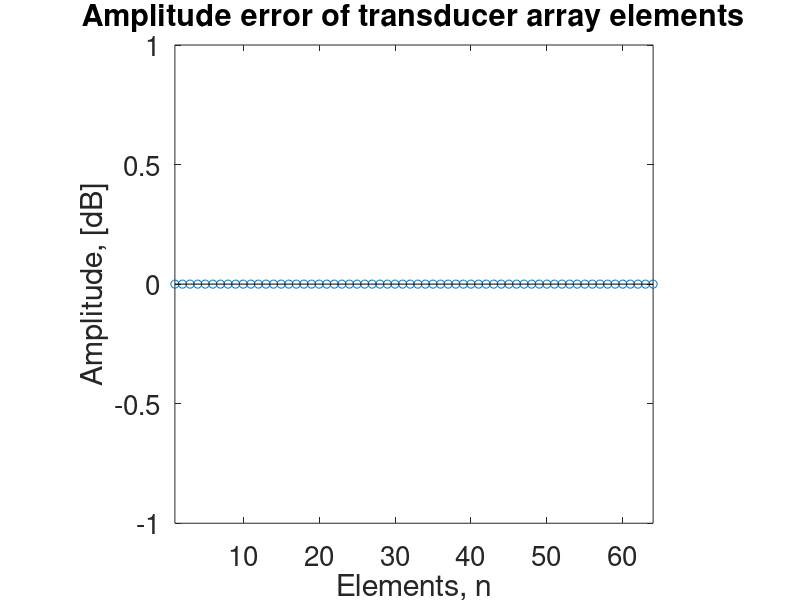
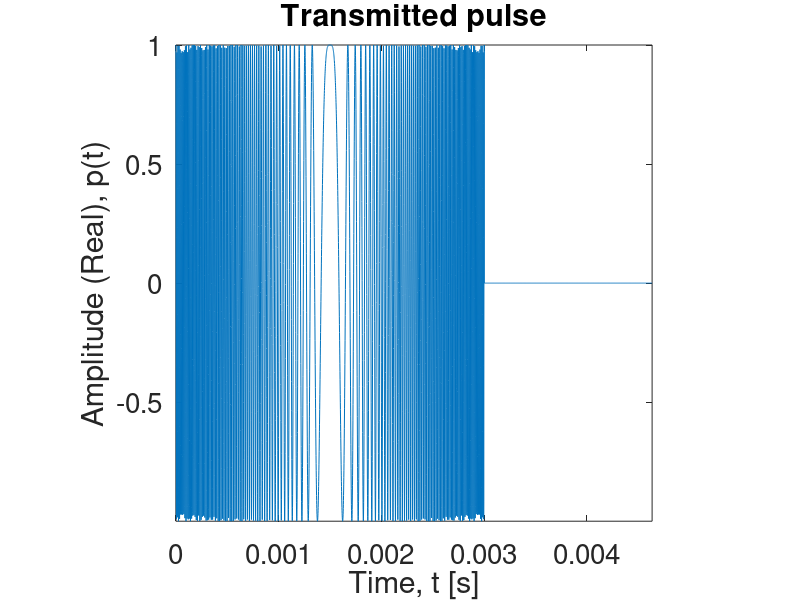
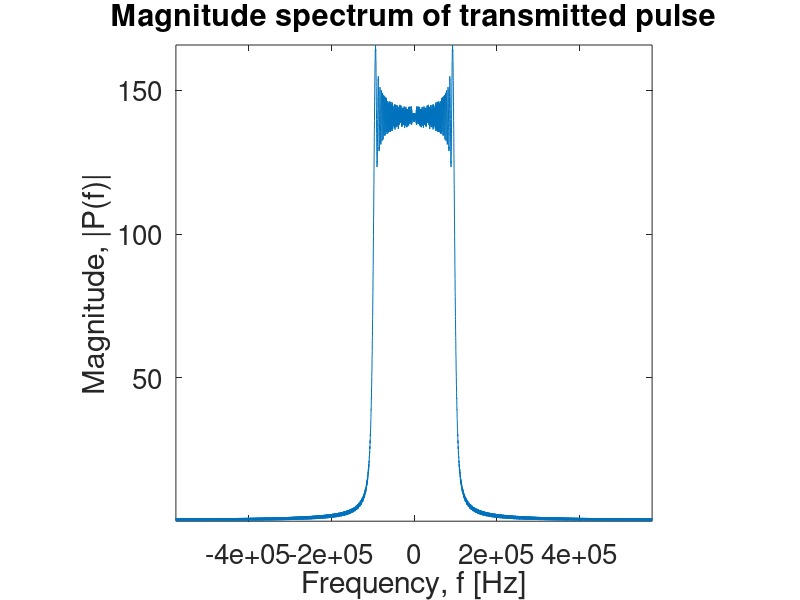
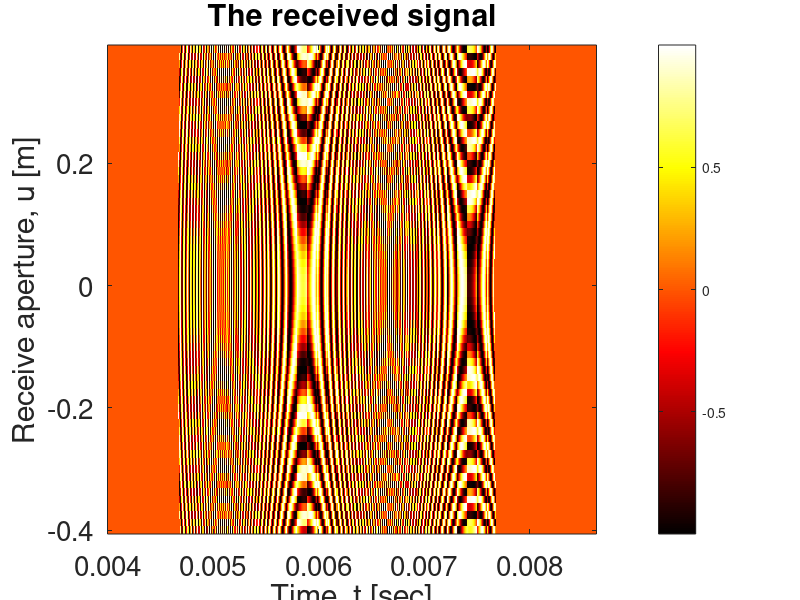

Reproduce these figures in MATLAB, in order.
%% FAN BEAM IMAGING VERSION 2: SPATIAL-TEMPORAL
% This code simulates fan beam imaging on a given plane using a single
% transmit element and an array of receive elements.
% In this version, spatial beamforming is carried out first before temporal
% pulse compression

%% OPTIONS
clear all
close all
clc

% Figure print parameters
szAxScale = 20;
szAxLabel1 = 20;
szAxLabel2 = 14;

% Automatic near field compensation
autoNFComp = 1; 

%% PULSE CONFIGURATION

c = 1500; % Propagation velocity in water
fc = 230e3; % Centre frequency
B = 200e3; % Bandwidth
B0 = B/2; % Baseband bandwidth
Tp = 3e-3; % Chirp pulse width
K = B0/Tp; % Chirp rate

beta = fc - B0;
lambda_c = c/fc;
lambda_max = c/(fc-B0);
lambda_min = c/(fc+B0);

%% TEMPORAL SAMPLING CONFIGURATION
fs = 5*fc; % Fast-time sampling rate
dt = 1/fs; % Fast-time sampling interval

%% RECEIVE-ARRAY CONFIGURATION

N = 64; % Number of elements in receive-array
d = 12.5e-3; % Element width
a = d;%3.8e-3; % Inter-element spacing
D = d*(N-1)+a; % Receive-array length (Synthetic aperture half-length)

du = D/N; % Element spacing (Synthetic aperture sampling interval)
zrx = 0; % Receiver array z-coordinate

rxCoords = [zeros(N,1) (du*(-N/2:N/2-1)).' ones(N,1)*zrx];
u = du*(-N/2:N/2-1);

elShading = 'rectangular';
% Divergence angle of a single receive element
switch elShading
    case 'rectangular'
        phi_D = asind(0.88*lambda_c/d);
    case 'triangular'
        phi_D = asind(1.27*lambda_c/d);
    otherwise
        phi_D = asind(0.88*lambda_c/d);
end;

arrayShading = 'rect';
switch arrayShading
    case 'rect'
        w = ones(N,1);
    case 'hamming'
        w = hamming(N);
    case 'hann'
        w = hann(N);
    case 'blackman-harris'
        w = window(@blackmanharris, N);
    case 'triangle'
        w = window(@triang, N);
    case 'chebyshev'
        w = window(@chebwin, N, 100);
    otherwise
        w = ones(N, 1);
end;

ampErrorInt = [0.001 0.05];
b1 = ampErrorInt(1);
b2 = ampErrorInt(2);
nFaultyElms = ceil(0.95*N); % Number of elements with amplitude errors

amp_error_type = 'none';
if strcmp(amp_error_type, 'none')
       ampErrorInt = [1, 1];
end;
switch amp_error_type 
    case 'none'
        amp_error = ones(1,N); % No amplitude error on each transmit element
    case 'random'
        rng('shuffle');        
        amp_error = b1+(b2-b1)*rand(1,N); % Random amplitude error on transmit elements
    case 'selected-random'
        rng('shuffle');
        faulty_elm = randi([1,N], nFaultyElms, 1);
        aperror = b1 + (b2-b1)*rand(1,nFaultyElms); % Random amplitude errors within the specified interval
        amp_error = ones(1,N);
        amp_error(faulty_elm) = aperror;
    otherwise
        amp_error = ones(1,N); % No amplitude error on each transmit element
end;

% figure('name','Amplitude error')
% stem(1:N, amp_error);
% title('Amplitude error of transducer array elements', 'fontsize', szAxLabel2)
% xlabel('Elements, n', 'fontsize', szAxLabel)
% ylabel('Amplitude', 'fontsize', szAxLabel)
% ylim([0 2]); xlim([1 N]);
% h_fig=get(gcf,'CurrentAxes');
% set(h_fig, 'fontsize', szAxScale);
% axis 'square'

figure('name','Amplitude error in dB')
stem(1:N, 20*log10(amp_error));
title('Amplitude error of transducer array elements', 'fontsize', szAxLabel2)
xlabel('Elements, n', 'fontsize', szAxLabel1)
ylabel('Amplitude, [dB]', 'fontsize', szAxLabel1)
xlim([1 N]);
h_fig=get(gcf,'CurrentAxes');
set(h_fig, 'fontsize', szAxScale);
axis 'square'


%% BEAM PROPERTIES

rFarField = D.^2/(lambda_c); % Far field distance of receive array
rFarField_min = D.^2/(lambda_max);
rFarField_max = D.^2/(lambda_min);

% Beam resolution
theta_3dB = asind(lambda_c/D); % Without aperture weighting

% Maximum view angle
theta_max = 2*asind(lambda_c/(2*du));

Nbeams = N*2-1; % Number of beams to be formed

%% IMAGING RANGE INTERVAL

Rmin = 3; % Minimum one-way range
Rmax = 4; % Maximum one-way range

Rc = Rmin + (Rmax - Rmin)/2; % Mean range
R0 = (Rmax-Rmin)/2;

if Rc < rFarField && autoNFComp == 1
    nFieldComp = 1;
else
    nFieldComp = 0;
end;

%% TEMPORAL SAMPLING VECTOR

Ts = 2*Rmin/c; % Fast-time sampling start time
Tf = 2*Rmax/c + Tp*1.1; % Fast-time sampling end time
n = 2*ceil((Tf - Ts)/(2*dt)); % Number of fast-time samples

df = 1/(n*dt);

t = Ts+dt*(0:n-1);
f = df*(-n/2:n/2-1);

%% TRANSMIT ELEMENT PROPERTIES

ztx = 0.1;  % z-coordinate of the transmit element
txCoord = [0, 0, ztx]; % Transmitter coordinate.

%% TARGET REGION PROPERTIES

Bmax = Rmax*sind(phi_D); % Maximum beamwidth of single element at the maximum range

Xc = Rc; %10; % Centre of the target region in the range direction
X0 = R0; %1; % Half swath-width of the target region

Yc = 0; % Centre of the target region in the cross-range direction
Y0 = D + Bmax/2; % Half-width of the target region in the cross-range direction

%% TARGET COORDINATES
% Target coordinates are specified in rectangular coordinates.

ntargets = 1;
targets = [Xc, 0, 0];

% ntargets = 1;
% targets = [Rc, 0.2*Y0, 0];

% ntargets = 2;
% targets = [Rc, 0.2*Y0, 0; Rc, -0.2*Y0, 0];

% ntargets = 3;
% targets = [Xc, 0, 0; Xc, 0.2*Y0, 0; Xc, -0.2*Y0, 0];

% ntargets = 3;
% targets = [Xc, 0, 0; Xc-15e-3, 0, 0; Xc+15e-3, 0, 0];

% ntargets = 9;
% targets = [Xc, 0, 0; Xc, 0.3*Y0, 0; Xc, -0.3*Y0, 0; ...
%     Xc-0.5*X0, 0, 0; Xc-0.5*X0, 0.3*Y0, 0; Xc-0.5*X0, -0.3*Y0, 0; ...
%     Xc+0.5*X0, 0, 0; Xc+0.5*X0, 0.3*Y0, 0; Xc+0.5*X0, -0.3*Y0, 0];

% ntargets = 8;
% targets = [10, 0, 0; 10, 0.5, 0;...
%     20, 0, 0; 20, 0.5, 0;...
%     30, 0, 0; 30, 0.5, 0;...
%     50, 0, 0; 50, 0.5, 0];

% ntargets = 5;
% targets = [Rc, 0, 0; Rc, 0.5*Y0, 0; Rc, -0.5*Y0, 0; Rc-0.5*R0, 0, 0; Rc+0.5*R0, 0, 0];

%% THE TRANSMITTED PULSE

td = t-Ts;
pha = 2*pi*(beta*(td) + K*td.^2);
pt = exp(1j*pha).*(td>=0 & td <= Tp);

pt = pt.*(exp(-1j*2*pi*fc*td)); % Basebanding
Pf = fftshift(fft(pt));

figure('name','Transmitted pulse (basebanded)')
plot(td, real(pt));
title('Transmitted pulse', 'fontsize', szAxLabel2)
xlabel('Time, t [s]', 'fontsize', szAxLabel1)
ylabel('Amplitude (Real), p(t)', 'fontsize', szAxLabel1)
h_fig=get(gcf,'CurrentAxes');
set(h_fig, 'fontsize', szAxScale);
axis 'square'; axis tight;

figure('name', 'Magnitude spectrum of basebanded transmitted signal')
plot(f, abs(Pf));
title('Magnitude spectrum of transmitted pulse', 'fontsize', szAxLabel2)
xlabel('Frequency, f [Hz]', 'fontsize', szAxLabel1)
ylabel('Magnitude, |P(f)|', 'fontsize', szAxLabel1)
h_fig=get(gcf,'CurrentAxes');
set(h_fig, 'fontsize', szAxScale);
axis 'square'; axis tight

%% THE RECEIVED SIGNAL

% 2D array to hold the signal received by each receiving element:
stu = zeros(N, n); 

for i = 1:N % For each receiver element...
    for j = 1:ntargets % ... for each target ...
        
        % Vector connecting target to transmitter:
        temp1.x = targets(j,1) - txCoord(1);
        temp1.y = targets(j,2) - txCoord(2);
        temp1.z = targets(j,3) - txCoord(3);        
        temp1.abs = (temp1.x^2 + temp1.y^2 + temp1.z^2).^0.5;
        
        % Vector connecting target to ith receiver:
        temp2.x = targets(j,1) - rxCoords(i,1);
        temp2.y = targets(j,2) - rxCoords(i,2);
        temp2.z = targets(j,3) - rxCoords(i,3);
        temp2.abs = (temp2.x^2 + temp2.y^2 + temp2.z^2).^0.5;
        
        % Two-way delay from transmitter to target to ith receiver:
        R = (temp1.abs + temp2.abs);
        tau = R/c;
        td = t - tau;
                
        % The phase contribution of nth target:
        pha = 2*pi*(beta*td + K*td.^2);
        
        % Received signal:
        stu(i,:) = stu(i,:) + amp_error(i)*(exp(1j*pha).*(td <= Tp & td >= 0));
    end;
end;

G = real(stu);
figure('name', 'The received signal')
colormap(hot(256));
imagesc(t, u, G);
title('The received signal', 'fontsize', szAxLabel2)
xlabel('Time, t [sec]', 'fontsize', szAxLabel1)
ylabel('Receive aperture, u [m]', 'fontsize', szAxLabel1)
axis 'square'; axis 'xy'; colorbar
h_fig=get(gcf,'CurrentAxes');
set(h_fig, 'fontsize', szAxScale);

% figure('name', 'Received signal from reference element')
% plot(t,real(stu(Nelm/2+1,:)))
% title('Received signal from reference element', 'fontsize', szAxLabel2)
% xlabel('Time, t [s]', 'fontsize', szAxLabel1)
% ylabel('Amplitude (real), s_i(t)', 'fontsize', szAxLabel1)
% h_fig=get(gcf,'CurrentAxes');
% set(h_fig, 'fontsize', szAxScale);
% axis 'square'; axis tight;

%% PREPROCESSING - RECEIVED SIGNAL BASEBANDING

% Baseband conversion
stu = stu .* (ones(N,1)*exp(-1j*2*pi*fc*t));

G = real(stu);
figure('name', 'The received signal after basebanding')
colormap(hot(256));
imagesc(t, u, G);
title('The received signal after basebanding', 'fontsize', szAxLabel2)
xlabel('Time, t [sec]', 'fontsize', szAxLabel1)
ylabel('Receive aperture, u [m]', 'fontsize', szAxLabel1)
axis 'square'; axis 'xy'; colorbar
h_fig=get(gcf,'CurrentAxes');
set(h_fig, 'fontsize', szAxScale);

%% PREPROCESSING - ARRAY SHADING FUNCTION

% Applying the array shading function to the received data
w = w*ones(1,n);
stu = stu.*w;

G = real(stu);
figure('name', 'The received signal after applying artificial shading')
colormap(hot(256));
imagesc(t, u, G);
title(['The received signal after applying artificial shading - ', arrayShading], 'fontsize', szAxLabel2)
xlabel('Time, t [sec]', 'fontsize', szAxLabel1)
ylabel('Receive aperture, u [m]', 'fontsize', szAxLabel1)
axis 'square'; axis 'xy'; colorbar
h_fig=get(gcf,'CurrentAxes');
set(h_fig, 'fontsize', szAxScale);

%% NEAR-FIELD COMPENSATION

Sfu = fftshift((fft(stu.')).',2);

% Compensation for near-field effects
if nFieldComp == 1
    compFilter = zeros(N,n);
    for k = -N/2:N/2-1
        td_comp = ((k*du).^2/(2*Xc))/c;
        compFilter(k+N/2+1,:) = exp(+1j*2*pi*(f+fc)*td_comp);
    end;
    
    Sfu = Sfu.*compFilter;
end;

stu = (ifft(fftshift(Sfu,2).')).';

%% DELAY-SUM BEAMFORMER

% deltaR = 0.25*(c/(2*B));
% Nr = 2*ceil((Rmax - Rmin)/(2*deltaR));
% r = Rmin + deltaR*(0:Nr-1);
% 
% fBeam = zeros(Ntheta, Nr); % The reconstruction matrix with N-beams and n range bins
% 
% % Beam angle vector
% theta_s = dtheta*(-Ntheta/2:Ntheta/2-1);
% 
% for i = -Ntheta/2:Ntheta/2-1 % For each beam angle ...
%     i+Ntheta/2+1
% 
%     for j = 1:Nr % ... at each range ...
%         Sfoc = 0.0;
%         
%         % The reference coordinate in rectangular coordinates:
%         % (x =  Rcos(theta), y = Rsin(theta), z)
%         refCoord = [r(j)*cosd(theta_s(i+Ntheta/2+1)), r(j)*sind(theta_s(i+Ntheta/2+1)), zrx];        
%         
%         % Vector connecting transmitter to the reference coordinate:
%         temp1.x = refCoord(1) - txCoord(1);
%         temp1.y = refCoord(2) - txCoord(2);
%         temp1.z = refCoord(3) - txCoord(3);
%         temp1.abs = (temp1.x^2+temp1.y^2+temp1.z^2).^0.5;        
%         
%         % Vector connecting reference (middle) receiver to the reference
%         % coordinate:
%         temp2.x = refCoord(1) - rxCoords(Nelm/2+1,1);
%         temp2.y = refCoord(2) - rxCoords(Nelm/2+1,2);
%         temp2.z = refCoord(3) - rxCoords(Nelm/2+1,3);
%         temp2.abs = (temp2.x^2+temp2.y^2+temp2.z^2).^0.5;
%         
%         % Two-way range to the reference coordinate
%         rRef = temp1.abs + temp2.abs;
%         
%         % Two-way delay to the reference coordinate
%         tRef = rRef/c;
%         
%         for k = -Nelm/2:Nelm/2-1%0% % ... for each receiving element...
%             % Vector connecting the kth receiver to the reference
%             % coordinate:
%             temp2.x = refCoord(1) - rxCoords(k+Nelm/2+1,1);
%             temp2.y = refCoord(2) - rxCoords(k+Nelm/2+1,2);
%             temp2.z = refCoord(3) - rxCoords(k+Nelm/2+1,3);
%             temp2.abs = (temp2.x^2+temp2.y^2+temp2.z^2).^0.5;
%             
%             % Two-way delay from transmitter to reference coordinate and
%             % back to the kth receiver:
%             td = (temp1.abs+temp2.abs)/c;
%             
%             % Time index of two-way delay:
%             td_idx = 2*ceil((td-Ts)/(2*dt));
%             
%             if (td_idx > 0 && td_idx <= n)
%                 Sfoc = Sfoc + ( stu(k+Nelm/2+1,td_idx) * exp(1j*2*pi*fc*(td - tRef)) );
%             end;
%         end;
%         
%         fBeam(i+Ntheta/2+1,j) = Sfoc;
%     end;
% end;
% 
% G = abs(fBeam);
% figure('name','Fan-beam image in polar coordinates')
% colormap(hot(256));
% imagesc(r, theta_s, G);
% title('The fan-beam image in polar coordinates', 'fontsize', szAxLabel2)
% xlabel('Range, R [m]', 'fontsize', szAxLabel1)
% ylabel('Angle, \theta [deg]', 'fontsize', szAxLabel1)
% axis 'square'; axis 'xy'; colorbar
% h_fig=get(gcf,'CurrentAxes');
% set(h_fig, 'fontsize', szAxScale);

%% RESAMPLING TO RECTANGULAR COORDINATES

% Xmin = Xc-X0;
% Xmax = Xc+X0;
% dX = deltaR*0.5;
% nX = 2*ceil((Xmax - Xmin)/(2*dX));
% X = Xmin+dX*(0:nX-1);
% 
% dY = du*0.5;
% nY = 2*ceil(Y0/dY);
% Y = dY*(-nY/2:nY/2-1);
% 
% fBeamRspd = max(abs(fBeam(:)))*ones(nY, nX);
% 
% for i = -nY/2:nY/2-1%0%
%     for j = -nX/2:nX/2-1%0%
%         
%         R = ( X(j+nX/2+1)^2 + Y(i+nY/2+1)^2  ).^0.5;
%         R_idx = ceil((R - Rmin)/deltaR);
%         if R_idx <= 0 || R_idx > Nr
%             continue
%         end;
%         
%         my_theta = atand(Y(i+nY/2+1)/X(j+nX/2+1));
%         my_theta_idx = ceil(my_theta/dtheta)+Ntheta/2+1;
%         if my_theta_idx <= 0 || my_theta_idx > Ntheta
%             continue
%         end; 
%         
%         fBeamRspd(i+nY/2+1, j+nX/2+1) = fBeam(my_theta_idx, R_idx);
%     end;
% end;
% 
% G = abs(fBeamRspd).';
% figure('name','Fan-beam image in rectangular coordinates')
% colormap(hot(256));
% imagesc(Y, X, G);
% title('The fan-beam image in rectangular coordinates', 'fontsize', szAxLabel2)
% xlabel('Azimuth, y [m]', 'fontsize', szAxLabel1)
% ylabel('Range, x [m]', 'fontsize', szAxLabel1)
% axis 'square'; colorbar
% h_fig=get(gcf,'CurrentAxes');
% set(h_fig, 'fontsize', szAxScale);

%% FREQUENCY DOMAIN BEAMFORMING

% Zero pad in the spatial domain
m = Nbeams;
newD = d*(m - 1) + a;
newdu = newD/m;

u = newdu*(-m/2:m/2-1);

stu = [ zeros(floor((m - N)/2),n); stu; zeros(ceil((m - N)/2),n) ];

G = real(stu);
figure('name','Data after zero-padding')
colormap(hot(256));
imagesc(c*t/2, u, G);
title('Data after zero-padding', 'fontsize', szAxLabel2)
xlabel('Two-way range, R = ct [m]', 'fontsize', szAxLabel1)
ylabel('Receive aperture, u [m]', 'fontsize', szAxLabel1)
axis 'square'; axis 'xy'; colorbar
h_fig=get(gcf,'CurrentAxes');
set(h_fig, 'fontsize', szAxScale);

Sfu = fftshift((fft(stu.')).');

Sfku = fftshift(fft(Sfu),1);

Stku = ifft(fftshift(Sfku.',1)).';

G = abs(Stku);
figure('name','After beamforming')
colormap(hot(256));
% imagesc(G);
imagesc(c*t/2, 1:N, G);
title('Beam-time domain', 'fontsize', szAxLabel2)
xlabel('Range, ct [m]', 'fontsize', szAxLabel1)
ylabel('Angle, \theta [deg]', 'fontsize', szAxLabel1)
axis 'square'; axis 'xy'; colorbar
h_fig=get(gcf,'CurrentAxes');
set(h_fig, 'fontsize', szAxScale);

dtheta = asind(lambda_c/newD);%*N/(m));
newVecTheta = dtheta*(-m/2:m/2-1);

%% RANGE COMPRESSION

Sfku = fftshift((fft(Stku.')).',2);

Sfku = Sfku.*(ones(m,1)*(conj(Pf)));

Stku = (ifft(fftshift(Sfku,2).')).';

% G = abs(Stku);
% figure('name','Range-compressed data')
% colormap(hot(256));
% % imagesc(G);
% imagesc(c*t, u, G);
% title('The received signal after range compression', 'fontsize', szAxLabel2)
% xlabel('Two-way range, R = ct [m]', 'fontsize', szAxLabel1)
% ylabel('Receive aperture, u [m]', 'fontsize', szAxLabel1)
% axis 'square'; axis 'xy'; colorbar
% h_fig=get(gcf,'CurrentAxes');
% set(h_fig, 'fontsize', szAxScale);

G = abs(Stku);
figure('name','Planar image')
colormap(hot(256));
% imagesc(G);
imagesc(c*t/2, newVecTheta, G);
title('Planar image', 'fontsize', szAxLabel2)
xlabel('Range, ct [m]', 'fontsize', szAxLabel1)
ylabel('Angle, \theta [deg]', 'fontsize', szAxLabel1)
axis 'square'; axis 'xy'; colorbar
h_fig=get(gcf,'CurrentAxes');
set(h_fig, 'fontsize', szAxScale);

rSlice = Rc;
rBin = 2*ceil((2*rSlice/c - Ts)/(2*dt));

% figure('name','Beam profile at a given range')
% plot(newVecTheta, abs(Stku(:,rBin)));
% title('Beam profile at a given range', 'fontsize', szAxLabel2)
% xlabel('Angle, \theta [deg]', 'fontsize', szAxLabel1)
% ylabel('Magnitude', 'fontsize', szAxLabel1)
% axis 'square'; axis 'tight'
% h_fig=get(gcf,'CurrentAxes');
% set(h_fig, 'fontsize', szAxScale);

figure('name','Beam profile at a given range - dB scale')
plot(newVecTheta, 20*log10(abs(Stku(:,rBin))./max(abs(Stku(:,rBin)))));
title('Beam profile at a given range', 'fontsize', szAxLabel2)
xlabel('Angle, \theta [deg]', 'fontsize', szAxLabel1)
ylabel('Magnitude [dB]', 'fontsize', szAxLabel1)
axis 'square'; axis 'tight'
h_fig=get(gcf,'CurrentAxes');
set(h_fig, 'fontsize', szAxScale);

if nFieldComp == 1
    focusingDepth = [1/(1/Xc+1/rFarField) 1/(1/Xc - 1/rFarField)];
    fprintf('Depth of focus: %.2f m to %.2f m\n', focusingDepth(1), focusingDepth(2));
end;

%% WRITE DATA TO BINARY FILE

filePath = '.';
fileName = 'Fanbeam';
fileExt = 'bin';
fileData = G.';

arg = [filePath '/' fileName '.' fileExt];

fid = fopen(arg, 'w');
fwrite(fid, fileData, 'double');
fclose(fid);
